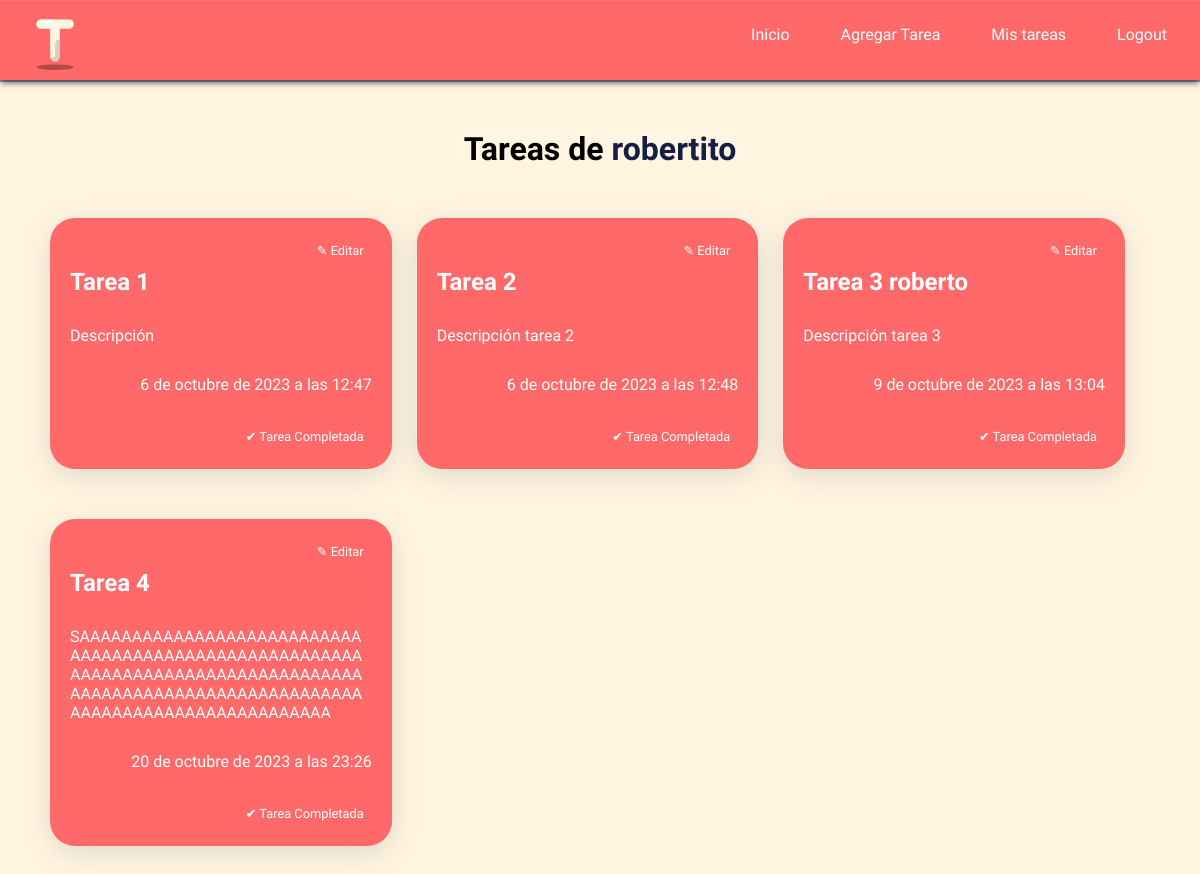
The app's page /mis/tareas (signed in), older data.
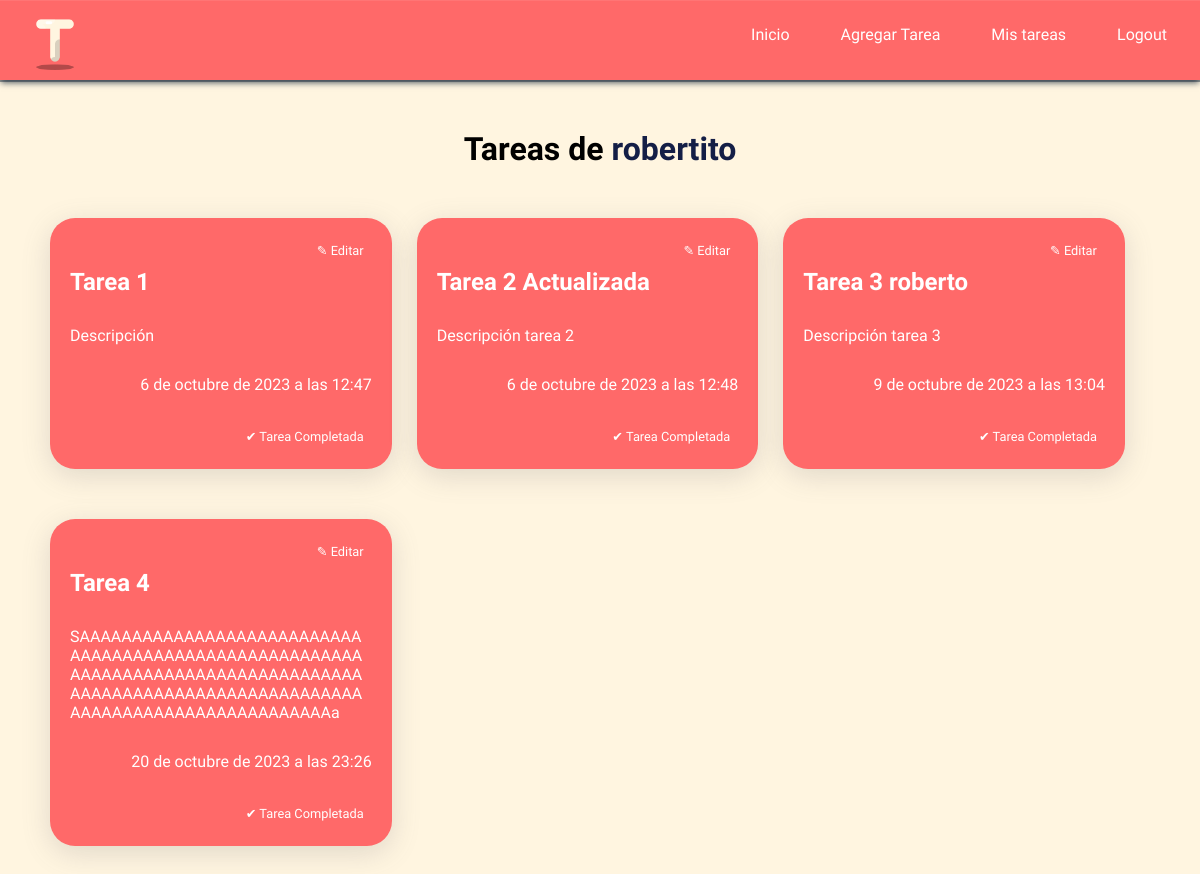
The same page, newer data.
### registro_tareas/models.py (models this page shows, shortened)
class Tarea(models.Model):
    titulo = models.CharField(max_length=200)
    descripcion = models.TextField()
    fecha_creacion = models.DateTimeField(auto_now_add=True)
    user = models.ForeignKey(User, on_delete=models.CASCADE)

### registro_tareas/views.py (the view)
# urls.py: path('mis/tareas', views.leer, name='leer'),
@login_required
def leer(request):
    usuario = request.user
    tareas = Tarea.objects.filter(user=usuario)
    return render(request, 'paginas/mis_tareas.html', {
        'tareas' : tareas,
        'usuario' : usuario,
    })

### templates/paginas/mis_tareas.html (shortened to what this page needs)
{% extends 'index.html' %}
{% load static %}
{% block style %}
<link rel="stylesheet" href="{% static 'styles/leer-tarea.css' %}">
{% endblock %}
{% block content %}
<main>
    <h1>Tareas de <span id="span-usuario">{{usuario}}</span></h1>
    <section class="container-tareas">
        {% for tarea in tareas %}
        <div class="card-tarea">
            <a href="{% url 'actualizar' tarea.id %}" id="editar-link">✎ Editar</a>
            <h3>{{ tarea.titulo }}</h3>
            <p class="parrafo-descripcion">{{ tarea.descripcion }}</p>
            <p class="parrafo-fecha">{{ tarea.fecha_creacion }}</p>
            <a href="{% url 'eliminar' tarea.id %}" class="eliminar-tarea" tarea-id={{tarea.id}}>✔ Tarea Completada</a>
        </div>
        {% empty %}
        <h3>Aún no creaste tareas, creá una!</h3>
        {% endfor %}
    </section>
</main>
{% endblock %}

Row changes from the older to the newer data that the page shows:
changed Tarea "Descripción tarea 2": titulo "Tarea 2" → "Tarea 2 Actualizada"
changed Tarea "Tarea 4": descripcion "SAAAAAAAAAAAAAAAAAAAAAAAAAAAAAAAAAAAAAAAAAAAAAAAAAAAAAAAAAAAAAAAAAAAAAAAAAAAAAAAAAAAAAAAAAAAAAAAAAAAAAAAAAAAAAAAAAAAAAAAAAAAAAAAAAAAAAAAA" → "SAAAAAAAAAAAAAAAAAAAAAAAAAAAAAAAAAAAAAAAAAAAAAAAAAAAAAAAAAAAAAAAAAAAAAAAAAAAAAAAAAAAAAAAAAAAAAAAAAAAAAAAAAAAAAAAAAAAAAAAAAAAAAAAAAAAAAAAAa"
